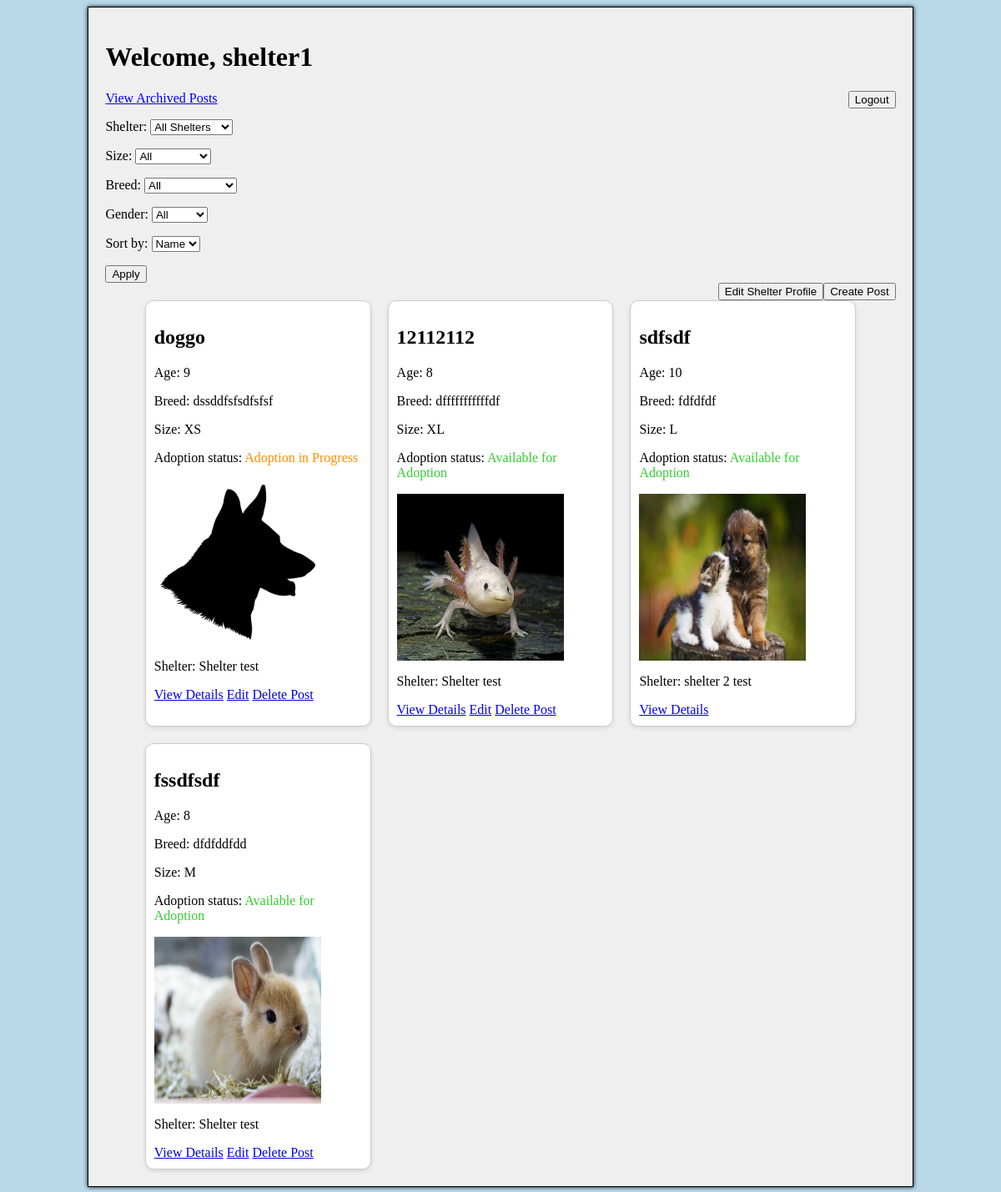
Screenshot of / (signed in) with the database file from the repository.
### gui/models.py (models this page shows, shortened)
class CustomUser(AbstractUser):
    ROLE_CHOICES = (
        ('ordinary', 'Ordinary User'),
        ('shelter', 'Shelter'),
    )
    role = models.CharField(max_length=10, choices=ROLE_CHOICES, default='ordinary')
    registration_code = models.CharField(max_length=100,  blank=True, null=True)

class DogAdoptionPost(models.Model):
    GENDER_CHOICES = [
        ('male', 'Male'),
        ('female', 'Female'),
    ]
    SIZE_CHOICES = [
        ('XS', 'Extra Small'),
        ('S', 'Small'),
        ('M', 'Medium'),
        ('L', 'Large'),
        ('XL', 'Extra Large'),
    ]
    ADOPTION_STAGE_CHOICES = [
        ('active', 'Active'),
        ('in_process', 'In Process'),
        ('completed', 'Completed'),
    ]
    name = models.CharField(max_length=255)
    age = models.PositiveIntegerField()
    gender = models.CharField(max_length=6, choices=GENDER_CHOICES)
    breed = models.CharField(max_length=255)
    description = models.TextField(blank=True)
    shelter = models.ForeignKey(Shelter, on_delete=models.CASCADE, null=True)
    image = models.ImageField(upload_to='dogs/', blank=True, null=True)
    size = models.CharField(max_length=2, choices=SIZE_CHOICES, default='M')
    adoption_stage = models.CharField(max_length=20, choices=ADOPTION_STAGE_CHOICES, default='active')

class Shelter(models.Model):
    user = models.OneToOneField(get_user_model(), on_delete=models.CASCADE, related_name='shelter', limit_choices_to={'role': 'shelter'}, null=True)
    name = models.CharField(max_length=255)
    working_hours = models.TextField()
    phone = models.CharField(max_length=20)
    address = models.CharField(max_length=255, default='')
    latitude = models.FloatField(default=0.0)
    longitude = models.FloatField(default=0.0)
    def __str__(self):
        return self.name

### gui/views.py (the view, shortened to what this page needs)
# urls.py: path('', views.index, name='index'),
@login_required(login_url='/register-login')
def index(request):
    dogs = DogAdoptionPost.objects.filter(adoption_stage__in=['active', 'in_process'])
    shelters = Shelter.objects.all()
    form = SortFilterForm(request.GET)
    if form.is_valid():
        if form.cleaned_data['shelter']:
            dogs = dogs.filter(shelter=form.cleaned_data['shelter'])
        if form.cleaned_data['size']:
            dogs = dogs.filter(size=form.cleaned_data['size'])
        if form.cleaned_data['breed']:
            dogs = dogs.filter(breed__icontains=form.cleaned_data['breed'])
        if form.cleaned_data['gender']:
            dogs = dogs.filter(gender=form.cleaned_data['gender'])
    return render(request, 'index.html', {'dogs': dogs, 'shelters': shelters, 'form': form})

### gui/forms.py
class SortFilterForm(forms.Form):
    shelter = forms.ModelChoiceField(queryset=Shelter.objects.all(), required=False, empty_label="All Shelters")
    size = forms.ChoiceField(choices=[('', 'All')] + DogAdoptionPost.SIZE_CHOICES, required=False)
    breed = forms.ChoiceField(choices=[], required=False)  # The choices for this field will be initialized in __init__
    gender = forms.ChoiceField(choices=[('', 'All'), ('male', 'Male'), ('female', 'Female')], required=False)
    sort_by = forms.ChoiceField(choices=[('name', 'Name'), ('age', 'Age'), ('size', 'Size')], required=False)
    def __init__(self, *args, **kwargs):
        super(SortFilterForm, self).__init__(*args, **kwargs)
        unique_breeds = DogAdoptionPost.objects.values_list('breed', flat=True).distinct()
        self.fields['breed'].choices = [('', 'All')] + [(breed, breed) for breed in unique_breeds if breed]

### gui/templates/index.html (shortened to what this page needs)
{% extends "base_content.html" %}
{% load static %}
{% block content %}
    <h1>Welcome, {{ request.user.username }}</h1>
    <form action="{% url 'logout' %}" method="post">
        <button type="submit" class="float-right">Logout</button>
    </form>
    <a href="{% url 'archive_page' %}">View Archived Posts</a>
    <form method="get" action="">
        {{ form.as_p }}
        <button type="submit">Apply</button>
    </form>
{% if request.user.role == 'shelter' %}
<form action="{% url 'create_post' %}" method="get" >
    <button type="submit" class="float-right">Create Post</button>
</form>
<form action="{% url 'edit_shelter' request.user.shelter.id %}" method="get">
    <button type="submit" class="float-right">Edit Shelter Profile</button>
</form>
{% endif %}
<div class="dog-container">
    {% for dog in dogs %}
    <div class="dog-item">
        <h2>{{ dog.name }}</h2>
        <p>Age: {{ dog.age }}</p>
        <p>Breed: {{ dog.breed }}</p>
        <p>Size: {{ dog.size }}</p>
        <p>Adoption status:
            <span style="{% if dog.adoption_stage == 'active' %}color:limegreen;
                         {% elif dog.adoption_stage == 'in_process' %}color:darkorange;
                         {% elif dog.adoption_stage == 'completed' %}color:blue;{% endif %}">
                {% if dog.adoption_stage == 'active' %}
                    Available for Adoption
                {% elif dog.adoption_stage == 'in_process' %}
                    Adoption in Progress
                {% elif dog.adoption_stage == 'completed' %}
                    Adoption Completed
                {% else %}
                    Unknown Status
                {% endif %}
            </span>
        </p>
        <div class="dog-image">
            {% if dog.image %}
                <img src="{{ dog.image.url }}" style="width: 200px; height: 200px;">
            {% else %}
                <img src="{% static 'dog_silhouette.jpg' %}" style="width: 200px; height: 200px;">
            {% endif %}
        </div>
        <p>Shelter: {{ dog.shelter.name }}</p>
        <a href="{% url 'dog_details' pk=dog.pk %}">View Details</a>
        {% if request.user.is_authenticated and request.user.role == 'shelter' and dog.shelter.user == request.user %}
            <a href="{% url 'edit_post' dog.pk %}">Edit</a>
            <a href="{% url 'delete_post' dog.pk %}">Delete Post</a>
        {% endif %}
    </div>
    {% endfor %}
</div>
{% endblock %}

### gui/static/generic.css (style rules this page uses)
body { background-color: #b9d9eb; }
.float-right { float: right; }
.dog-container { display: grid; grid-template-columns: repeat(auto-fill, minmax(250px, 1fr)); gap: 20px; width: 90%; margin: 0 auto; }
.dog-item { background-color: white; border: 1px solid #ccc; border-radius: 10px; padding: 10px; box-shadow: 0 2px 5px rgba(0,0,0,0.1); align-items: center; }
.dog-image { width: 100%; height: 100%; border-radius: 10px; max-width: 200px; max-height: 200px; }

### rows the page displays
CustomUser: user.username "shelter1"
DogAdoptionPost: name "doggo", age "9", breed "dssddfsfsdfsfsf", size "XS", adoption_stage "Adoption in Progress", shelter.name "Shelter test", shows "Edit"
DogAdoptionPost: name "12112112", age "8", breed "dfffffffffffdf", size "XL", adoption_stage "Available for Adoption", image (picture), shelter.name "Shelter test", shows "Edit"
DogAdoptionPost: name "sdfsdf", age "10", breed "fdfdfdf", size "L", adoption_stage "Available for Adoption", image (picture), shelter.name "shelter 2 test"
DogAdoptionPost: name "fssdfsdf", age "8", breed "dfdfddfdd", size "M", adoption_stage "Available for Adoption", image (picture), shelter.name "Shelter test", shows "Edit"
